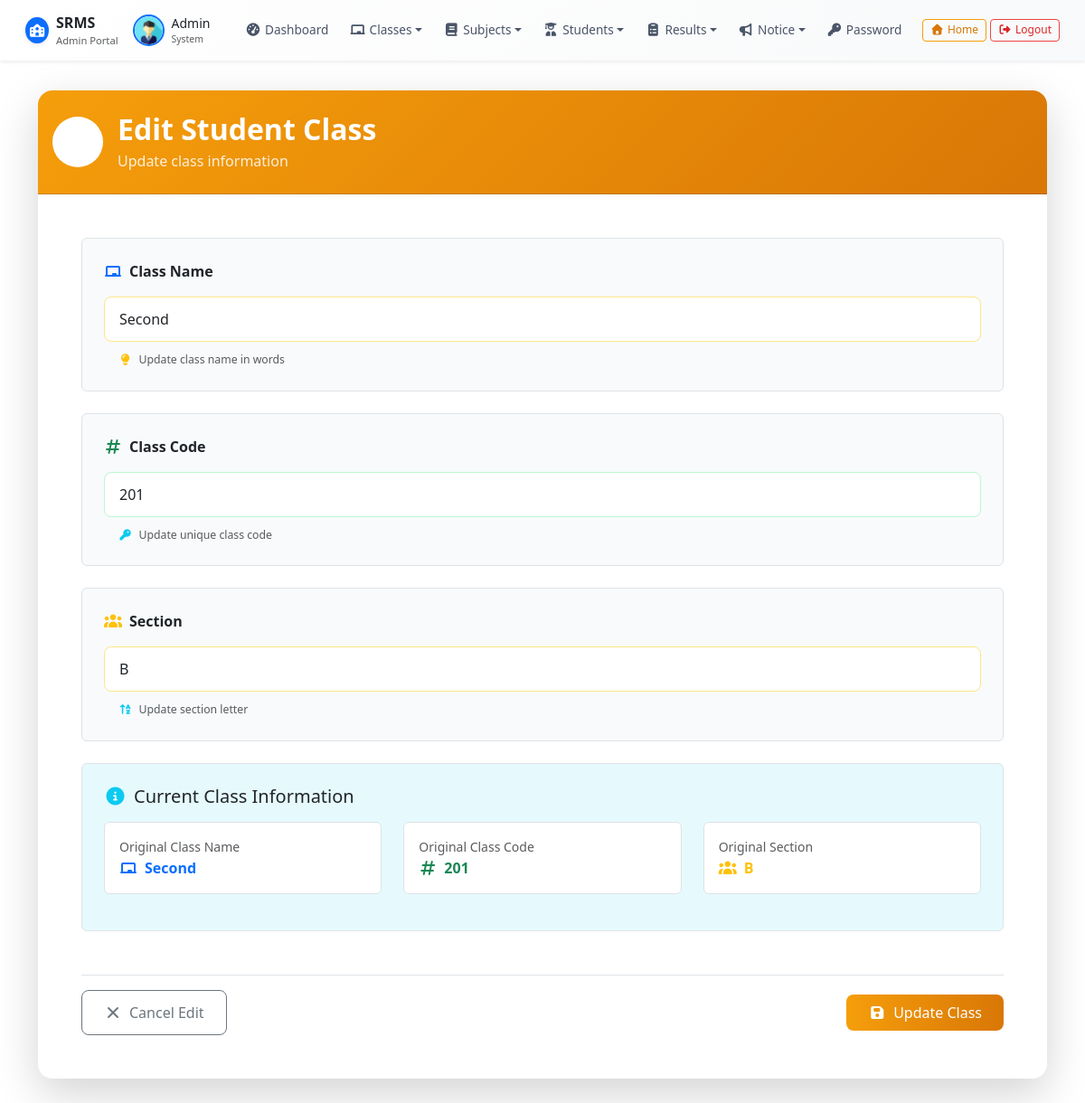
The app's page /edit_class/6 (signed in) with its own data.
### resultapp/models.py (models this page shows, shortened)
class Class(models.Model):
    name = models.CharField(max_length=50)
    numeric = models.IntegerField()
    section = models.CharField(max_length=20)
    creation_date = models.DateTimeField(auto_now_add=True)
    updation_date = models.DateTimeField(auto_now=True)

### resultapp/views.py (the view, shortened to what this page needs)
# urls.py: path('edit_class/<int:class_id>', edit_class, name='edit_class'),
@login_required
def edit_class(request, class_id):
    class_obj = get_object_or_404(Class, id=class_id)
    return render(request, 'edit_class.html', locals())

### resultapp/templates/edit_class.html (shortened to what this page needs)
{% extends "admin_base.html" %}
{% load static %}
{% block content %}
<div class="container py-4">
    <div class="card shadow-lg border-0">
        <div class="card-header bg-gradient-edit text-white py-4">
            <div class="d-flex align-items-center">
                <div class="icon-wrapper bg-white bg-opacity-20 p-3 rounded-circle me-3">
                    <i class="fas fa-edit text-white fa-lg"></i>
                </div>
                <div>
                    <h2 class="mb-1 fw-bold">Edit Student Class</h2>
                    <p class="mb-0 opacity-85">Update class information</p>
                </div>
            </div>
        </div>
        <div class="card-body p-4 p-md-5">
            <form method="post" class="needs-validation" novalidate>
                <div class="mb-4">
                    <div class="form-card p-4 border rounded bg-light-subtle">
                        <label for="classname" class="form-label fw-semibold text-dark mb-3">
                            <i class="fas fa-chalkboard me-2 text-primary"></i>Class Name
                        </label>
                        <input type="text"
                               class="form-control form-control-lg border-primary-subtle focus-highlight"
                               id="classname"
                               name="classname"
                               required
                               placeholder="e.g., First, Second, Third"
                               value="{{ class_obj.name }}">
                        <div class="form-text text-muted mt-2 ps-3">
                            <small><i class="fas fa-lightbulb me-1 text-warning"></i> Update class name in words</small>
                        </div>
                    </div>
                </div>
                <div class="mb-4">
                    <div class="form-card p-4 border rounded bg-light-subtle">
                        <label for="classnamenumeric" class="form-label fw-semibold text-dark mb-3">
                            <i class="fas fa-hashtag me-2 text-success"></i>Class Code
                        </label>
                        <input type="text"
                               class="form-control form-control-lg border-success-subtle focus-highlight"
                               id="classnamenumeric"
                               name="classnamenumeric"
                               required
                               placeholder="e.g., M001, M002, M003"
                               value="{{ class_obj.numeric }}">
                        <div class="form-text text-muted mt-2 ps-3">
                            <small><i class="fas fa-key me-1 text-info"></i> Update unique class code</small>
                        </div>
                    </div>
                </div>
                <div class="mb-4">
                    <div class="form-card p-4 border rounded bg-light-subtle">
                        <label for="section" class="form-label fw-semibold text-dark mb-3">
                            <i class="fas fa-users me-2 text-warning"></i>Section
                        </label>
                        <input type="text"
                               class="form-control form-control-lg border-warning-subtle focus-highlight"
                               id="section"
                               name="section"
                               required
                               placeholder="e.g., A, B, C"
                               value="{{ class_obj.section }}">
                        <div class="form-text text-muted mt-2 ps-3">
                            <small><i class="fas fa-sort-alpha-up me-1 text-info"></i> Update section letter</small>
                        </div>
                    </div>
                </div>
                <div class="current-info mb-5 p-4 border rounded bg-info bg-opacity-10">
                    <h5 class="text-dark mb-3">
                        <i class="fas fa-info-circle me-2 text-info"></i>Current Class Information
                    </h5>
                    <div class="row">
                        <div class="col-md-4">
                            <div class="info-item p-3 border rounded bg-white mb-3">
                                <small class="text-muted d-block mb-1">Original Class Name</small>
                                <h6 class="mb-0 text-primary fw-bold">
                                    <i class="fas fa-chalkboard me-2"></i>{{ class_obj.name }}
                                </h6>
                            </div>
                        </div>
                        <div class="col-md-4">
                            <div class="info-item p-3 border rounded bg-white mb-3">
                                <small class="text-muted d-block mb-1">Original Class Code</small>
                                <h6 class="mb-0 text-success fw-bold">
                                    <i class="fas fa-hashtag me-2"></i>{{ class_obj.numeric }}
                                </h6>
                            </div>
                        </div>
                        <div class="col-md-4">
                            <div class="info-item p-3 border rounded bg-white mb-3">
                                <small class="text-muted d-block mb-1">Original Section</small>
                                <h6 class="mb-0 text-warning fw-bold">
                                    <i class="fas fa-users me-2"></i>{{ class_obj.section }}
                                </h6>
                            </div>
                        </div>
                    </div>
                </div>
                <div class="d-flex justify-content-between align-items-center mt-4 pt-3 border-top">
                    <a href="{% url 'manage_classes' %}" class="btn btn-outline-secondary btn-lg hover-lift px-4">
                        <i class="fas fa-times me-2"></i>Cancel Edit
                    </a>
                    <button type="submit" class="btn btn-warning btn-gradient btn-lg px-4 py-2 hover-lift">
                        <i class="fas fa-save me-2"></i>Update Class
                    </button>
                </div>
            </form>
        </div>
    </div>
</div>
{% endblock %}

### resultapp/templates/edit_class.html (style rules this page uses)
.bg-gradient-edit { background: linear-gradient(135deg, #f59e0b 0%, #d97706 100%); }
.btn-gradient { background: linear-gradient(to right, #f59e0b, #d97706); border: none; color: white; transition: all 0.3s ease; }
.hover-lift { transition: all 0.3s ease; }
.form-card { background: white; border: 2px solid #f1f5f9; transition: all 0.3s ease; }
.border-primary-subtle { border-color: #fde68a !important; }
.border-success-subtle { border-color: #bbf7d0 !important; }
.border-warning-subtle { border-color: #fde68a !important; }
.icon-wrapper { width: 56px; height: 56px; display: flex; align-items: center; justify-content: center; }
.info-item { transition: all 0.3s ease; min-height: 80px; display: flex; flex-direction: column; justify-content: center; }
.current-info { border: 2px solid #bfdbfe; }
.bg-light-subtle { background-color: #f8fafc !important; }
.opacity-85 { opacity: 0.85; }
.fw-semibold { font-weight: 600; }
.card { border-radius: 16px; overflow: hidden; }
.btn-lg { padding: 0.75rem 1.5rem; font-size: 1rem; }
.form-control-lg { padding: 0.75rem 1rem; font-size: 1rem; }
.current-info h5 { color: #d97706; }

### records on screen
Class: classname "Second", classnamenumeric "201", section "B", name "Second", numeric "201"
